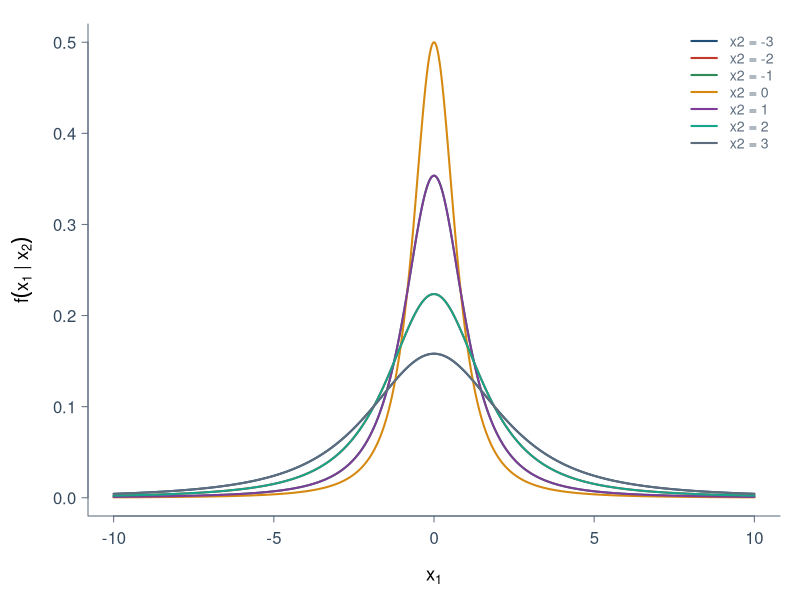
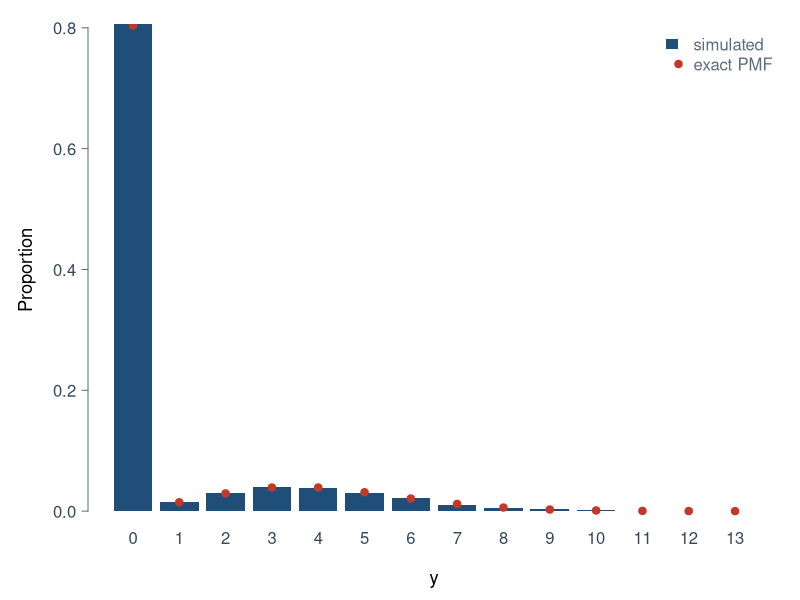
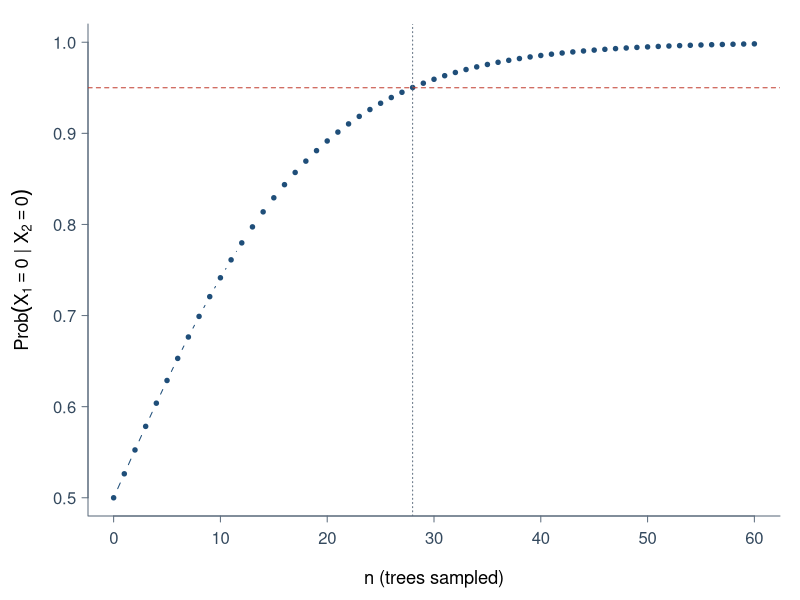
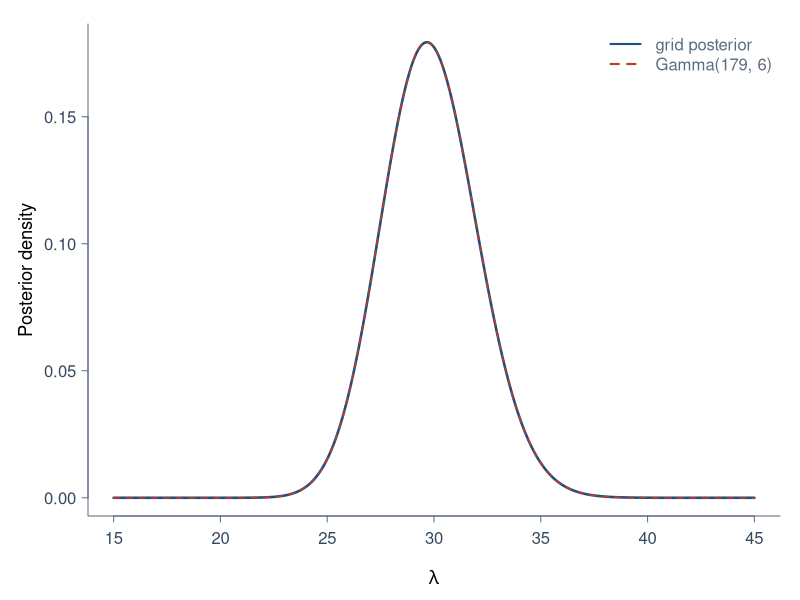
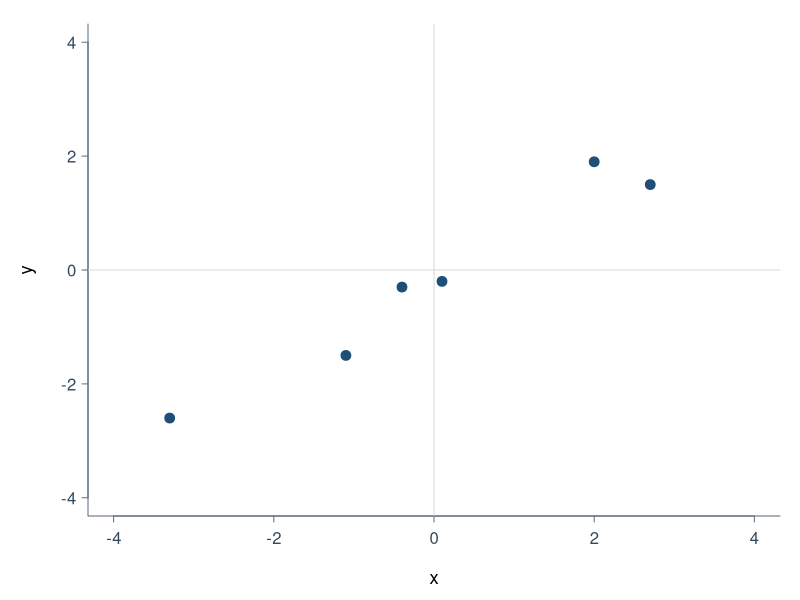
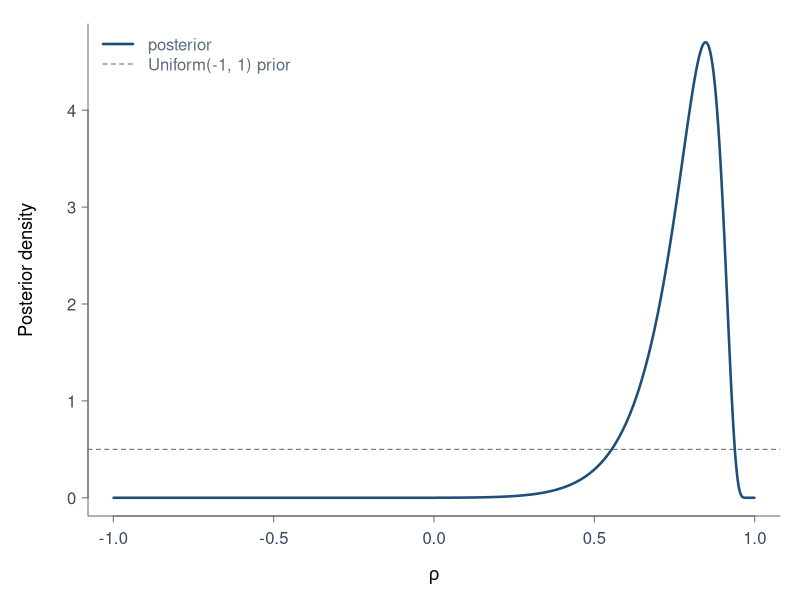
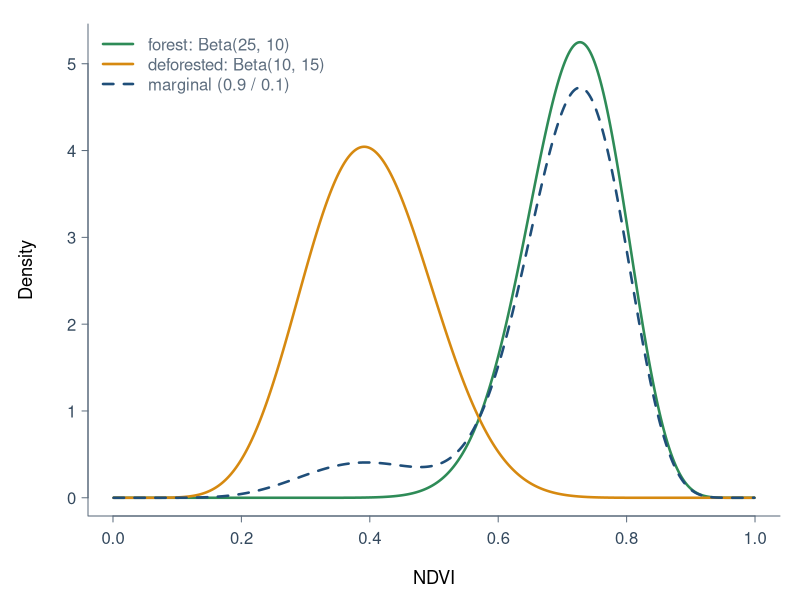
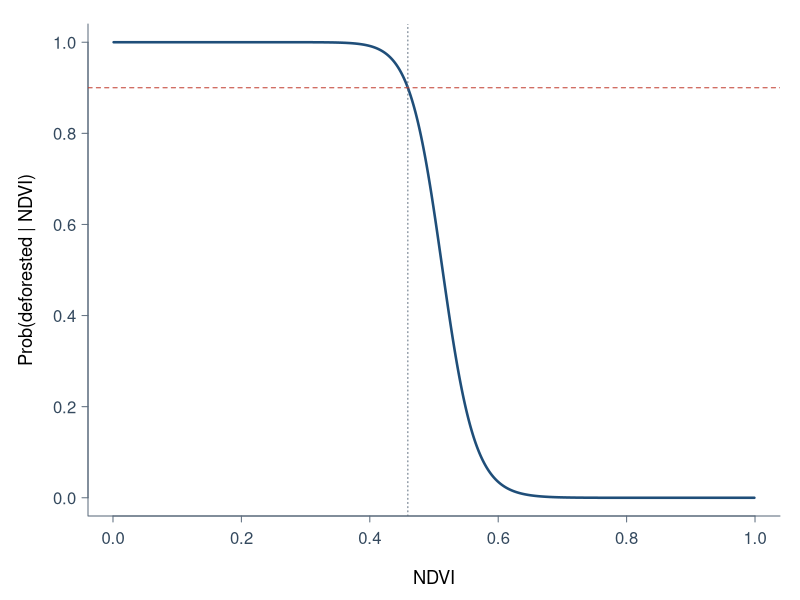

R code for these plots, in order:
# =============================================================================
#  Chapter 1 -- Basics of Bayesian inference
#  Reproduces every number and figure in ch01/ch01.tex.
#
#  Run from the repository root:   Rscript ch01/code/ch01.R
#  Output:  figures -> ch01/figures/*.pdf     numbers -> console
#  Needs base R only (no extra packages).
# =============================================================================

set.seed(2026)
FIG_DIR <- file.path("ch01", "figures")


# ---- helpers ----------------------------------------------------------------

PALETTE <- c(navy = "#1F4E79", red = "#C0392B", green = "#2E8B57", gold = "#D68910",
             purple = "#7D3C98", teal = "#17A589", grey = "#5D6D7E")

# Open a PDF device with a clean, consistent theme, draw, and close it.
save_fig <- function(name, draw, width = 6.5, height = 4) {
  pdf(file.path(FIG_DIR, paste0(name, ".pdf")), width = width, height = height)
  on.exit(invisible(dev.off()))
  par(mar = c(4.2, 4.4, 1.2, 1), las = 1, bty = "l", cex.lab = 1.1,
      col.axis = "#34495E", fg = "#5D6D7E", tcl = -0.3, mgp = c(2.6, 0.6, 0))
  draw()
}

section <- function(title) cat(sprintf("\n-- %s %s\n", title, strrep("-", 70 - nchar(title))))
say     <- function(fmt, ...) cat(sprintf(paste0(fmt, "\n"), ...))


# ---- Exercise 8: conditionals of a bivariate t(1) density -------------------

section("Ex 8  conditional of X1 | X2")

cond_density <- function(x1, x2) {
  a2 <- 1 + x2^2
  0.5 * a2 * (a2 + x1^2)^(-1.5)
}

x1_grid <- seq(-10, 10, length.out = 801)
x2_vals <- -3:3

save_fig("ex08_conditionals", function() {
  plot(NA, xlim = range(x1_grid), ylim = c(0, 0.5),
       xlab = expression(x[1]), ylab = expression(f(x[1] ~ "|" ~ x[2])))
  for (k in seq_along(x2_vals))
    lines(x1_grid, cond_density(x1_grid, x2_vals[k]), col = PALETTE[k], lwd = 2)
  legend("topright", legend = paste("x2 =", x2_vals), col = PALETTE, lwd = 2,
         bty = "n", cex = 0.85)
})

for (v in x2_vals)
  say("x2 = %2d   integral = %.4f   peak height = %.4f",
      v, integrate(cond_density, -Inf, Inf, x2 = v)$value, cond_density(0, v))


# ---- Exercise 13: Bayesian spell checker -------------------------------------

section("Ex 13  spell checker")

DICTIONARY <- c("fun", "sun", "sit", "sat", "fan", "for")

n_mismatches <- function(a, b) sum(strsplit(a, "")[[1]] != strsplit(b, "")[[1]])

# Posterior over intended words.  `strict = TRUE` uses theta/25 for a specific
# wrong letter (rule iii); FALSE follows the likelihood written in the book.
spell_check <- function(typed, alpha, theta, strict = FALSE) {
  prior <- ifelse(DICTIONARY == "for", alpha, 1)
  k     <- sapply(DICTIONARY, n_mismatches, b = typed)
  error <- if (strict) theta / 25 else theta
  post  <- prior * error^k * (1 - theta)^(3 - k)
  post / sum(post)
}

cases <- list(a = c(alpha = 2,  theta = 0.10),
              b = c(alpha = 50, theta = 0.10),
              c = c(alpha = 2,  theta = 0.95))

for (strict in c(FALSE, TRUE)) {
  say("%s", if (strict) "\nstrict rule (theta/25 per specific wrong letter):"
            else "likelihood exactly as written in the exercise:")
  for (id in names(cases)) for (typed in c("sun", "the", "foo")) {
    post <- spell_check(typed, cases[[id]]["alpha"], cases[[id]]["theta"], strict)
    say("(%s) %s : %s", id, typed, paste(sprintf("%s %.4f", DICTIONARY, post), collapse = "  "))
  }
}


# ---- Exercise 14: zero-inflated Poisson --------------------------------------

section("Ex 14  zero-inflated Poisson")

n <- 10000; p <- 0.2; lambda <- 4
U <- rbinom(n, 1, p)
V <- rpois(n, lambda)
Y <- U * V

zip_pmf <- function(y) (1 - p) * (y == 0) + p * dpois(y, lambda)

save_fig("ex14_zip", function() {
  support <- 0:max(Y)
  freq    <- table(factor(Y, levels = support)) / n
  centers <- barplot(freq, col = PALETTE["navy"], border = NA, xlab = "y",
                     ylab = "Proportion", names.arg = support)
  points(centers, zip_pmf(support), pch = 19, col = PALETTE["red"])
  legend("topright", c("simulated", "exact PMF"), bty = "n",
         fill = c(PALETTE["navy"], NA), border = NA,
         pch = c(NA, 19), col = c(NA, PALETTE["red"]))
})

say("simulated   P(Y=0) = %.4f   P(Y=4) = %.4f", mean(Y == 0), mean(Y == 4))
say("exact       P(Y=0) = %.6f P(Y=4) = %.6f   P(U=0 | Y=0) = %.6f",
    zip_pmf(0), zip_pmf(4), (1 - p) / zip_pmf(0))


# ---- Exercise 15: occupancy with imperfect detection -------------------------

section("Ex 15  species occupancy")

n_trees     <- 0:60
p_absent    <- 1 / (1 + 0.9^n_trees)          # theta = 0.5, lambda = 0.1
n_needed    <- min(n_trees[p_absent >= 0.95])

say("smallest n with P(X1 = 0 | X2 = 0) >= 0.95 : %d", n_needed)
say("n = 27 -> %.4f    n = 28 -> %.4f", p_absent[n_trees == 27], p_absent[n_trees == 28])

save_fig("ex15_occupancy", width = 6, height = 3.8, function() {
  plot(n_trees, p_absent, type = "b", pch = 19, cex = 0.6, col = PALETTE["navy"],
       ylim = c(0.5, 1), xlab = "n (trees sampled)",
       ylab = expression(Prob(X[1] == 0 ~ "|" ~ X[2] == 0)))
  abline(h = 0.95, lty = 2, col = PALETTE["red"])
  abline(v = n_needed, lty = 3, col = PALETTE["grey"])
})


# ---- Exercise 16: Poisson rate of species discoveries ------------------------

section("Ex 16  bivalve discoveries")

discoveries <- c(64, 13, 33, 18, 30, 20)
shape <- sum(discoveries) + 1                 # posterior Gamma(shape, rate)
rate  <- length(discoveries)

lambda_grid <- seq(15, 45, length.out = 1001)
log_post    <- sum(discoveries) * log(lambda_grid) - rate * lambda_grid
grid_post   <- exp(log_post - max(log_post))
grid_post   <- grid_post / sum(grid_post * diff(lambda_grid)[1])

save_fig("ex16_lambda", width = 6, height = 3.8, function() {
  plot(lambda_grid, grid_post, type = "l", lwd = 2.5, col = PALETTE["navy"],
       xlab = expression(lambda), ylab = "Posterior density")
  lines(lambda_grid, dgamma(lambda_grid, shape, rate), lty = 2, lwd = 1.5, col = PALETTE["red"])
  legend("topright", c("grid posterior", "Gamma(179, 6)"), lty = 1:2, lwd = 2,
         col = PALETTE[c("navy", "red")], bty = "n")
})

say("sum y = %d   mean = %.3f   sd = %.3f   95%% CI = (%.2f, %.2f)",
    sum(discoveries), shape / rate, sqrt(shape) / rate,
    qgamma(0.025, shape, rate), qgamma(0.975, shape, rate))
say("data sd = %.2f   Gamma mass above 100 = %.1e",
    sd(discoveries), pgamma(100, shape, rate, lower.tail = FALSE))


# ---- Exercise 17: posterior of a correlation ---------------------------------

section("Ex 17  correlation")

pairs <- rbind(c(-3.3, -2.6), c(0.1, -0.2), c(-1.1, -1.5),
               c( 2.7,  1.5), c(2.0,  1.9), c(-0.4, -0.3))
Sxx <- sum(pairs[, 1]^2)
Syy <- sum(pairs[, 2]^2)
Sxy <- sum(pairs[, 1] * pairs[, 2])

rho_grid <- seq(-0.999, 0.999, length.out = 3999)
step     <- diff(rho_grid)[1]
log_lik  <- -3 * log(1 - rho_grid^2) - (Sxx - 2 * rho_grid * Sxy + Syy) / (2 * (1 - rho_grid^2))
rho_post <- exp(log_lik - max(log_lik))
rho_post <- rho_post / sum(rho_post * step)
rho_cdf  <- cumsum(rho_post) * step
quantile_at <- function(q) rho_grid[which.min(abs(rho_cdf - q))]

say("Sxx = %.2f  Syy = %.2f  Sxy = %.2f   mean (x-y)^2 = %.3f",
    Sxx, Syy, Sxy, (Sxx + Syy - 2 * Sxy) / 6)
say("mode = %.3f  mean = %.3f  95%% CI = (%.3f, %.3f)  sample cor = %.3f",
    rho_grid[which.max(rho_post)], sum(rho_grid * rho_post) * step,
    quantile_at(0.025), quantile_at(0.975), cor(pairs[, 1], pairs[, 2]))

save_fig("ex17_scatter", width = 4.2, height = 4.2, function() {
  plot(pairs, pch = 19, cex = 1.3, col = PALETTE["navy"], xlab = "x", ylab = "y",
       xlim = c(-4, 4), ylim = c(-4, 4))
  abline(h = 0, v = 0, col = "grey85")
})

save_fig("ex17_rho", height = 4.2, function() {
  plot(rho_grid, rho_post, type = "l", lwd = 2.5, col = PALETTE["navy"],
       xlab = expression(rho), ylab = "Posterior density")
  abline(h = 0.5, lty = 2, col = PALETTE["grey"])
  legend("topleft", c("posterior", "Uniform(-1, 1) prior"), lty = 1:2,
         lwd = c(2.5, 1), col = PALETTE[c("navy", "grey")], bty = "n")
})


# ---- Exercise 18: classifying deforested pixels ------------------------------

section("Ex 18  NDVI classifier")

prior_deforested <- 0.1
f_forest     <- function(x) dbeta(x, 25, 10)
f_deforested <- function(x) dbeta(x, 10, 15)
p_deforested <- function(x) {
  num <- prior_deforested * f_deforested(x)
  num / (num + (1 - prior_deforested) * f_forest(x))
}

cutoff <- uniroot(function(x) p_deforested(x) - 0.9, c(0.2, 0.6))$root
ndvi   <- seq(0.001, 0.999, length.out = 999)

save_fig("ex18_densities", function() {
  marginal <- 0.9 * f_forest(ndvi) + 0.1 * f_deforested(ndvi)
  plot(ndvi, f_forest(ndvi), type = "l", lwd = 2.5, col = PALETTE["green"],
       xlab = "NDVI", ylab = "Density")
  lines(ndvi, f_deforested(ndvi), lwd = 2.5, col = PALETTE["gold"])
  lines(ndvi, marginal, lwd = 2.5, lty = 2, col = PALETTE["navy"])
  legend("topleft", c("forest: Beta(25, 10)", "deforested: Beta(10, 15)", "marginal (0.9 / 0.1)"),
         col = PALETTE[c("green", "gold", "navy")], lty = c(1, 1, 2), lwd = 2.5, bty = "n")
})

save_fig("ex18_prob", function() {
  plot(ndvi, p_deforested(ndvi), type = "l", lwd = 2.5, col = PALETTE["navy"],
       xlab = "NDVI", ylab = "Prob(deforested | NDVI)")
  abline(h = 0.9, lty = 2, col = PALETTE["red"])
  abline(v = cutoff, lty = 3, col = PALETTE["grey"])
})

say("classify as deforested when NDVI < %.4f", cutoff)
say("P(NDVI < cutoff | forest) = %.4f   P(NDVI < cutoff | deforested) = %.4f",
    pbeta(cutoff, 25, 10), pbeta(cutoff, 10, 15))


# ---- Exercise 19: number of customers ----------------------------------------

section("Ex 19  number of customers")

n_max <- 30
customer_posterior <- function(y, theta) {
  w <- dpois(0:n_max, 5) * dbinom(y, 0:n_max, theta)
  w / sum(w)
}

save_fig("ex19_customers", width = 7.5, height = 5, function() {
  par(mfrow = c(2, 3), mar = c(4, 4, 2.2, 0.6))
  for (theta in c(0.2, 0.5)) for (y in c(0, 5, 10)) {
    post <- customer_posterior(y, theta)
    barplot(post, names.arg = 0:n_max, col = PALETTE["navy"], border = NA,
            ylim = c(0, 0.6), xlab = "n", ylab = "Posterior",
            main = bquote(Y == .(y) ~ "," ~ theta == .(theta)))
    mu <- sum(0:n_max * post)
    say("Y = %2d  theta = %.1f   E(n|Y) = %5.2f   sd = %.2f   (theory: %5.2f)",
        y, theta, mu, sqrt(sum((0:n_max)^2 * post) - mu^2), y + 5 * (1 - theta))
  }
})


# ---- Exercise 20: seedling survival ------------------------------------------

section("Ex 20  seedling survival")

a <- 3; b <- 9                                # Beta(1 + 2, 1 + 8)

equal_tailed <- qbeta(c(0.025, 0.975), a, b)
hpd_width    <- function(lo) qbeta(pbeta(lo, a, b) + 0.95, a, b) - lo
hpd_lower    <- optimize(hpd_width, c(0, qbeta(0.05, a, b)))$minimum
hpd          <- c(hpd_lower, qbeta(pbeta(hpd_lower, a, b) + 0.95, a, b))

say("mean = %.4f   sd = %.4f", a / (a + b), sqrt(a * b / ((a + b)^2 * (a + b + 1))))
say("equal-tailed (%.4f, %.4f)  width %.4f", equal_tailed[1], equal_tailed[2], diff(equal_tailed))
say("HPD          (%.4f, %.4f)  width %.4f  (density at ends %.3f, %.3f)",
    hpd[1], hpd[2], diff(hpd), dbeta(hpd[1], a, b), dbeta(hpd[2], a, b))
say("P(at least one of 10 survives) = %.5f", 1 - beta(a, b + 10) / beta(a, b))

save_fig("ex20_intervals", function() {
  theta <- seq(0, 0.8, length.out = 801)
  plot(theta, dbeta(theta, a, b), type = "l", lwd = 2.5, col = PALETTE["navy"],
       xlab = expression(theta), ylab = "Posterior density")
  segments(equal_tailed[1], 0.25, equal_tailed[2], 0.25, lwd = 4, col = PALETTE["red"])
  segments(hpd[1], 0.55, hpd[2], 0.55, lwd = 4, col = PALETTE["green"])
  legend("topright", c("Beta(3, 9) posterior", "equal-tailed 95%", "HPD 95%"),
         col = PALETTE[c("navy", "red", "green")], lwd = c(2.5, 4, 4), bty = "n")
})


# ---- Exercise 22: NBA clutch free throws -------------------------------------

section("Ex 22  clutch free throws")

nba <- data.frame(
  player  = c("Russell Westbrook", "James Harden", "Kawhi Leonard", "LeBron James",
              "Isaiah Thomas", "Stephen Curry", "Giannis Antetokounmpo", "John Wall",
              "Anthony Davis", "Kevin Durant"),
  overall = c(0.845, 0.847, 0.880, 0.674, 0.909, 0.898, 0.770, 0.801, 0.802, 0.875),
  makes   = c(64, 72, 55, 27, 75, 24, 28, 66, 40, 13),
  tries   = c(75, 95, 63, 39, 83, 26, 41, 82, 54, 16)
)

clutch_summary <- function(a0 = 1, b0 = 1) {
  A <- a0 + nba$makes
  B <- b0 + nba$tries - nba$makes
  data.frame(player  = nba$player,
             overall = nba$overall,
             mean    = round(A / (A + B), 3),
             lower   = round(qbeta(0.025, A, B), 3),
             upper   = round(qbeta(0.975, A, B), 3),
             p_below = round(pbeta(nba$overall, A, B), 3))
}

print(clutch_summary(), row.names = FALSE)
cat("\nprior sensitivity of P(theta < overall):\n")
print(data.frame(player   = nba$player,
                 uniform  = clutch_summary(1, 1)$p_below,
                 jeffreys = clutch_summary(0.5, 0.5)$p_below,
                 beta22   = clutch_summary(2, 2)$p_below), row.names = FALSE)

save_fig("ex22_clutch", width = 7.5, height = 6, function() {
  par(mfrow = c(5, 2), mar = c(2.2, 2.5, 1.6, 0.5), mgp = c(1.3, 0.4, 0), cex.main = 0.9)
  theta <- seq(0.4, 1, length.out = 601)
  for (i in seq_len(nrow(nba))) {
    plot(theta, dbeta(theta, 1 + nba$makes[i], 1 + nba$tries[i] - nba$makes[i]),
         type = "l", lwd = 2, col = PALETTE["navy"], main = nba$player[i],
         xlab = "", ylab = "", yaxt = "n")
    abline(v = nba$overall[i], lty = 2, lwd = 2, col = PALETTE["red"])
  }
})


# ---- Exercise 23: Federalist papers ------------------------------------------

section("Ex 23  Federalist papers")

# Posterior probability of Hamilton for `y` uses of "upon" in `kwords` x 1,000 words.
p_hamilton <- function(y, kwords = 1, prior = 0.5) {
  lik_h <- dpois(y, 3.24 * kwords)
  lik_m <- dpois(y, 0.23 * kwords)
  prior * lik_h / (prior * lik_h + (1 - prior) * lik_m)
}

say("Y =  3 in  1,000 words : %.5f", p_hamilton(3))
say("Y =  1 in  1,000 words : %.5f", p_hamilton(1))
say("Y = 30 in 10,000 words : 1 - %.1e", 1 - p_hamilton(30, kwords = 10))

upon <- 0:20
print(data.frame(Y = upon, p_hamilton = signif(p_hamilton(upon), 5)), row.names = FALSE)

save_fig("ex23_federalist", function() {
  plot(upon, p_hamilton(upon), type = "b", pch = 19, col = PALETTE["navy"], ylim = c(0, 1),
       xlab = "Y = occurrences of \"upon\" per 1,000 words", ylab = "Prob(Hamilton | Y)")
  abline(h = 0.5, lty = 2, col = PALETTE["red"])
})


# ---- Exercise 24: frequentist vs Bayesian test -------------------------------

section("Ex 24  tutoring program")

z <- (0.725 - 0.7) / sqrt(0.7 * 0.3 / 1000)
say("z = %.4f   normal p = %.4f   exact binomial p = %.4f",
    z, pnorm(z, lower.tail = FALSE), pbinom(724, 1000, 0.7, lower.tail = FALSE))
say("Beta(726, 276):  P(H0 | Y) = %.4f   mean = %.4f   95%% CI = (%.4f, %.4f)",
    pbeta(0.7, 726, 276), 726 / 1002, qbeta(0.025, 726, 276), qbeta(0.975, 726, 276))

save_fig("ex24_posterior", function() {
  theta <- seq(0.66, 0.79, length.out = 600)
  dens  <- dbeta(theta, 726, 276)
  plot(theta, dens, type = "l", lwd = 2.5, col = PALETTE["navy"],
       xlab = expression(theta), ylab = "Posterior density")
  null <- theta <= 0.7
  polygon(c(theta[null], 0.7), c(dens[null], 0), col = adjustcolor(PALETTE["red"], 0.35), border = NA)
  abline(v = 0.7, lty = 2, col = PALETTE["red"])
})


# ---- Exercise 25: Moderna vaccine efficacy -----------------------------------

section("Ex 25  vaccine efficacy (NEJM 2021 primary analysis)")

trial <- list(placebo = c(infected = 185, n = 14073),
              vaccine = c(infected = 11,  n = 14134))
draws <- 1e5

posterior_draws <- function(arm) rbeta(draws, 1 + arm["infected"], 1 + arm["n"] - arm["infected"])
theta_p  <- posterior_draws(trial$placebo)
theta_v  <- posterior_draws(trial$vaccine)
efficacy <- 1 - theta_v / theta_p

say("VE mean = %.4f   median = %.4f   95%% CI = (%.4f, %.4f)",
    mean(efficacy), median(efficacy), quantile(efficacy, 0.025), quantile(efficacy, 0.975))
say("P(VE > 0.3) = %.5f   P(VE > 0.9) = %.4f", mean(efficacy > 0.3), mean(efficacy > 0.9))

save_fig("ex25_efficacy", function() {
  hist(efficacy, breaks = 80, freq = FALSE, col = PALETTE["navy"], border = "white", main = "",
       xlab = expression("Vaccine efficacy" ~ 1 - theta[V] / theta[P]), ylab = "Posterior density")
  abline(v = quantile(efficacy, c(0.025, 0.975)), lty = 2, lwd = 2, col = PALETTE["red"])
})
